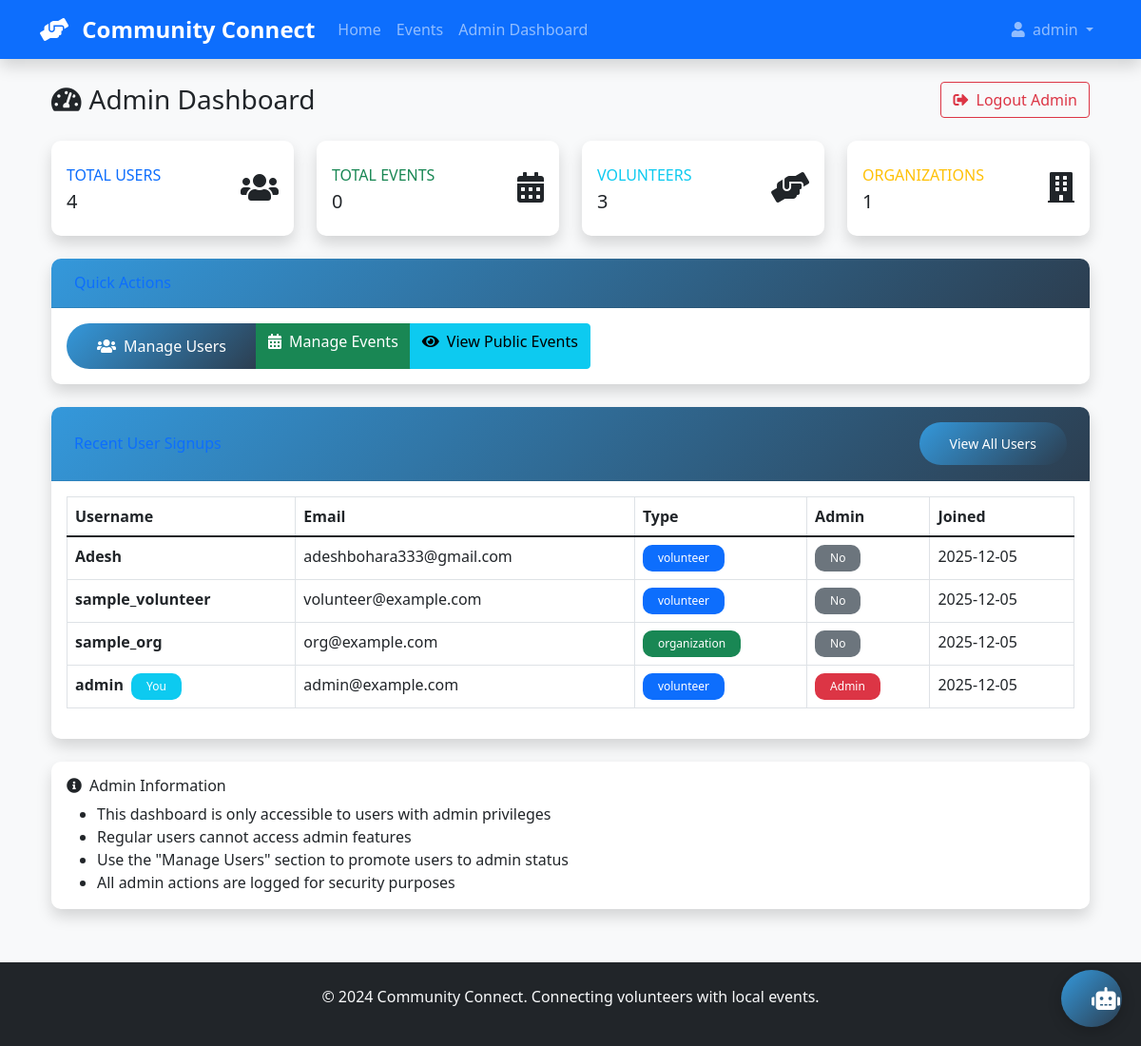
The app's page /admin/dashboard (signed in) with its own data.
### app/models.py (models this page shows, shortened)
class User(UserMixin, db.Model):
    __tablename__ = 'users'
    id = db.Column(db.Integer, primary_key=True)
    username = db.Column(db.String(64), unique=True, nullable=False)
    email = db.Column(db.String(120), unique=True, nullable=False)
    password_hash = db.Column(db.String(256))
    user_type = db.Column(db.String(20), nullable=False, default='volunteer')
    is_admin = db.Column(db.Boolean, default=False)
    created_at = db.Column(db.DateTime, default=datetime.utcnow)
    google_id = db.Column(db.String(120), unique=True, nullable=True)
    picture = db.Column(db.String(500), nullable=True)
    given_name = db.Column(db.String(64), nullable=True)
    family_name = db.Column(db.String(64), nullable=True)
    password_reset_tokens = db.relationship('PasswordResetToken', backref='user', lazy=True, cascade='all, delete-orphan')

### app/routes.py (the view)
@main.route('/admin/dashboard')
@login_required
def admin_dashboard():
    if not current_user.is_admin:
        flash('Admin access required.', 'error')
        return redirect(url_for('main.admin_login'))
    total_users = User.query.count()
    total_events = Event.query.count()
    total_volunteers = User.query.filter_by(user_type='volunteer').count()
    total_organizations = User.query.filter_by(user_type='organization').count()
    recent_signups = User.query.order_by(User.created_at.desc()).limit(5).all()
    return render_template('admin_dashboard.html',
                         total_users=total_users,
                         total_events=total_events,
                         total_volunteers=total_volunteers,
                         total_organizations=total_organizations,
                         recent_signups=recent_signups)

### app/__init__.py (called while the page is built)
@login_manager.user_loader
def load_user(user_id):
    try:
        if not user_id or user_id == 'None' or user_id == 'none':
            print(f"⚠️  Warning: Invalid user_id received: {repr(user_id)}")
            return None
        user_id_int = int(user_id)
        user = User.query.get(user_id_int)
        if not user:
            print(f"⚠️  Warning: No user found with id: {user_id_int}")
        return user
    except (ValueError, TypeError) as e:
        print(f"❌ Error loading user with id '{user_id}': {e}")
        return None
    except Exception as e:
        print(f"❌ Unexpected error loading user: {e}")
        return None

### app/templates/admin_dashboard.html (shortened to what this page needs)
{% extends "base.html" %}
{% block content %}
<div class="container-fluid">
    <div class="d-sm-flex align-items-center justify-content-between mb-4">
        <h1 class="h3 mb-0 text-gray-800">
            <i class="fas fa-tachometer-alt me-2"></i>Admin Dashboard
        </h1>
        <div>
            <a href="{{ url_for('main.admin_logout') }}" class="btn btn-outline-danger">
                <i class="fas fa-sign-out-alt me-1"></i>
                Logout Admin
            </a>
        </div>
    </div>
    <div class="row">
        <div class="col-xl-3 col-md-6 mb-4">
            <div class="card border-left-primary shadow h-100 py-2">
                <div class="card-body">
                    <div class="row no-gutters align-items-center">
                        <div class="col mr-2">
                            <div class="text-xs font-weight-bold text-primary text-uppercase mb-1">
                                Total Users
                            </div>
                            <div class="h5 mb-0 font-weight-bold text-gray-800">{{ total_users }}</div>
                        </div>
                        <div class="col-auto">
                            <i class="fas fa-users fa-2x text-gray-300"></i>
                        </div>
                    </div>
                </div>
            </div>
        </div>
        <div class="col-xl-3 col-md-6 mb-4">
            <div class="card border-left-success shadow h-100 py-2">
                <div class="card-body">
                    <div class="row no-gutters align-items-center">
                        <div class="col mr-2">
                            <div class="text-xs font-weight-bold text-success text-uppercase mb-1">
                                Total Events
                            </div>
                            <div class="h5 mb-0 font-weight-bold text-gray-800">{{ total_events }}</div>
                        </div>
                        <div class="col-auto">
                            <i class="fas fa-calendar-alt fa-2x text-gray-300"></i>
                        </div>
                    </div>
                </div>
            </div>
        </div>
        <div class="col-xl-3 col-md-6 mb-4">
            <div class="card border-left-info shadow h-100 py-2">
                <div class="card-body">
                    <div class="row no-gutters align-items-center">
                        <div class="col mr-2">
                            <div class="text-xs font-weight-bold text-info text-uppercase mb-1">
                                Volunteers
                            </div>
                            <div class="h5 mb-0 font-weight-bold text-gray-800">{{ total_volunteers }}</div>
                        </div>
                        <div class="col-auto">
                            <i class="fas fa-hands-helping fa-2x text-gray-300"></i>
                        </div>
                    </div>
                </div>
            </div>
        </div>
        <div class="col-xl-3 col-md-6 mb-4">
            <div class="card border-left-warning shadow h-100 py-2">
                <div class="card-body">
                    <div class="row no-gutters align-items-center">
                        <div class="col mr-2">
                            <div class="text-xs font-weight-bold text-warning text-uppercase mb-1">
                                Organizations
                            </div>
                            <div class="h5 mb-0 font-weight-bold text-gray-800">{{ total_organizations }}</div>
                        </div>
                        <div class="col-auto">
                            <i class="fas fa-building fa-2x text-gray-300"></i>
                        </div>
                    </div>
                </div>
            </div>
        </div>
    </div>
    <div class="row mb-4">
        <div class="col-12">
            <div class="card shadow">
                <div class="card-header py-3">
                    <h6 class="m-0 font-weight-bold text-primary">Quick Actions</h6>
                </div>
                <div class="card-body">
                    <div class="btn-group" role="group">
                        <a href="{{ url_for('main.admin_users') }}" class="btn btn-primary">
                            <i class="fas fa-users me-2"></i>Manage Users
                        </a>
                        <a href="{{ url_for('main.admin_events') }}" class="btn btn-success">
                            <i class="fas fa-calendar-alt me-2"></i>Manage Events
                        </a>
                        <a href="{{ url_for('main.events') }}" class="btn btn-info">
                            <i class="fas fa-eye me-2"></i>View Public Events
                        </a>
                    </div>
                </div>
            </div>
        </div>
    </div>
    <div class="row">
        <div class="col-12">
            <div class="card shadow mb-4">
                <div class="card-header py-3 d-flex justify-content-between align-items-center">
                    <h6 class="m-0 font-weight-bold text-primary">Recent User Signups</h6>
                    <a href="{{ url_for('main.admin_users') }}" class="btn btn-sm btn-primary">View All Users</a>
                </div>
                <div class="card-body">
                    <div class="table-responsive">
                        <table class="table table-bordered" id="recentUsersTable">
                            <thead>
                                <tr>
                                    <th>Username</th>
                                    <th>Email</th>
                                    <th>Type</th>
                                    <th>Admin</th>
                                    <th>Joined</th>
                                </tr>
                            </thead>
                            <tbody>
                                {% for user in recent_signups %}
                                <tr>
                                    <td>
                                        <strong>{{ user.username }}</strong>
                                        {% if user.id == current_user.id %}
                                        <span class="badge bg-info ms-1">You</span>
                                        {% endif %}
                                    </td>
                                    <td>{{ user.email }}</td>
                                    <td>
                                        <span class="badge bg-{{ 'success' if user.user_type == 'organization' else 'primary' }}">
                                            {{ user.user_type }}
                                        </span>
                                    </td>
                                    <td>
                                        {% if user.is_admin %}
                                        <span class="badge bg-danger">Admin</span>
                                        {% else %}
                                        <span class="badge bg-secondary">No</span>
                                        {% endif %}
                                    </td>
                                    <td>{{ user.created_at.strftime('%Y-%m-%d') }}</td>
                                </tr>
                                {% endfor %}
                            </tbody>
                        </table>
                    </div>
                </div>
            </div>
        </div>
    </div>
    <div class="row">
        <div class="col-12">
            <div class="card border-left-dark shadow">
                <div class="card-body">
                    <h6 class="card-title text-dark">
                        <i class="fas fa-info-circle me-2"></i>Admin Information
                    </h6>
                    <ul class="mb-0">
                        <li>This dashboard is only accessible to users with admin privileges</li>
                        <li>Regular users cannot access admin features</li>
                        <li>Use the "Manage Users" section to promote users to admin status</li>
                        <li>All admin actions are logged for security purposes</li>
                    </ul>
                </div>
            </div>
        </div>
    </div>
</div>
{% endblock %}

### app/templates/base.html (shortened to what this page needs)
<!DOCTYPE html>
<html lang="en">
<head>
    <link href="https://cdn.jsdelivr.net/npm/bootstrap@5.1.3/dist/css/bootstrap.min.css" rel="stylesheet">
    <link href="https://cdnjs.cloudflare.com/ajax/libs/font-awesome/5.15.4/css/all.min.css" rel="stylesheet">
    <link href="{{ url_for('static', filename='style.css') }}" rel="stylesheet">
</head>
<body class="bg-light d-flex flex-column min-vh-100">
    <nav class="navbar navbar-expand-lg navbar-dark bg-primary shadow">
        <div class="container">
            <a class="navbar-brand" href="{{ url_for('main.index') }}">
                <i class="fas fa-hands-helping me-2"></i>
                <strong>Community Connect</strong>
            </a>
            <div class="collapse navbar-collapse" id="navbarNav">
                <ul class="navbar-nav me-auto">
                    <li class="nav-item">
                        <a class="nav-link" href="{{ url_for('main.index') }}">Home</a>
                    </li>
                    <li class="nav-item">
                        <a class="nav-link" href="{{ url_for('main.events') }}">Events</a>
                    </li>
                    {% if current_user.is_authenticated %}
                    <li class="nav-item">
                        {% if current_user.is_admin %}
                        <a class="nav-link" href="{{ url_for('main.admin_dashboard') }}">Admin Dashboard</a>
                        {% else %}
                        <a class="nav-link" href="{{ url_for('main.dashboard') }}">Dashboard</a>
                        {% endif %}
                    </li>
                    {% endif %}
                </ul>
                <ul class="navbar-nav">
                    {% if current_user.is_authenticated %}
                    <li class="nav-item dropdown">
                        <a class="nav-link dropdown-toggle" href="#" id="navbarDropdown" role="button" data-bs-toggle="dropdown">
                            <i class="fas fa-user me-1"></i> {{ current_user.username }}
                        </a>
                    </li>
                {% endif %}
                </ul>
            </div>
        </div>
    </nav>
    <main class="container my-4 flex-grow-1">
        {% block content %}{% endblock %}
    </main>
    <footer class="bg-dark text-light py-4 mt-auto">
        <div class="container text-center">
            <p>&copy; 2024 Community Connect. Connecting volunteers with local events.</p>
        </div>
    </footer>
</body>
</html>
<button id="chatbot-toggle" class="btn btn-primary chatbot-toggle">
    <i class="fas fa-robot"></i>
</button>

### app/static/style.css (style rules this page uses)
:root { --primary-color: #3498db; --secondary-color: #2c3e50; --success-color: #27ae60; --warning-color: #f39c12; --danger-color: #e74c3c; }
html { height: 100%; }
body { display: flex; flex-direction: column; min-height: 100vh; margin: 0; }
main.container { flex: 1 0 auto; padding-bottom: 2rem; }
footer.bg-dark { flex-shrink: 0; margin-top: auto; width: 100%; }
.card { border: none; border-radius: 10px; box-shadow: 0 4px 6px rgba(0, 0, 0, 0.1); transition: transform 0.3s ease, box-shadow 0.3s ease; }
.card-header { background: linear-gradient(135deg, var(--primary-color), var(--secondary-color)); color: white; border-radius: 10px 10px 0 0 !important; padding: 1.5rem; }
.btn-primary { background: linear-gradient(135deg, var(--primary-color), var(--secondary-color)); border: none; border-radius: 25px; padding: 0.75rem 2rem; transition: all 0.3s ease; }
.navbar-brand { font-weight: bold; font-size: 1.5rem; }
.navbar-nav .nav-link { font-weight: 500; padding: 0.5rem 1rem; border-radius: 25px; transition: all 0.3s ease; }
.badge { border-radius: 10px; padding: 0.5rem 1rem; font-weight: 500; }
.fade-in { animation: fadeIn 0.5s ease-in; }

### app/templates/base.html (style rules this page uses)
.chatbot-toggle { position: fixed; bottom: 20px; right: 20px; width: 60px; height: 60px; border-radius: 50%; font-size: 1.5rem; z-index: 1000; box-shadow: 0 4px 15px rgba(0,0,0,0.2); }

### records on screen
User: username "admin", shows "You", email "admin@example.com", user_type "volunteer", is_admin "Admin", created_at "2025-12-05"
User: username "Adesh", email "adeshbohara333@gmail.com", user_type "volunteer", is_admin "No", created_at "2025-12-05"
User: username "sample_volunteer", email "volunteer@example.com", user_type "volunteer", is_admin "No", created_at "2025-12-05"
User: username "sample_org", email "org@example.com", user_type "organization", is_admin "No", created_at "2025-12-05"

### other values on screen
{{ total_users }} "4"
{{ total_events }} "0"
{{ total_volunteers }} "3"
{{ total_organizations }} "1"
